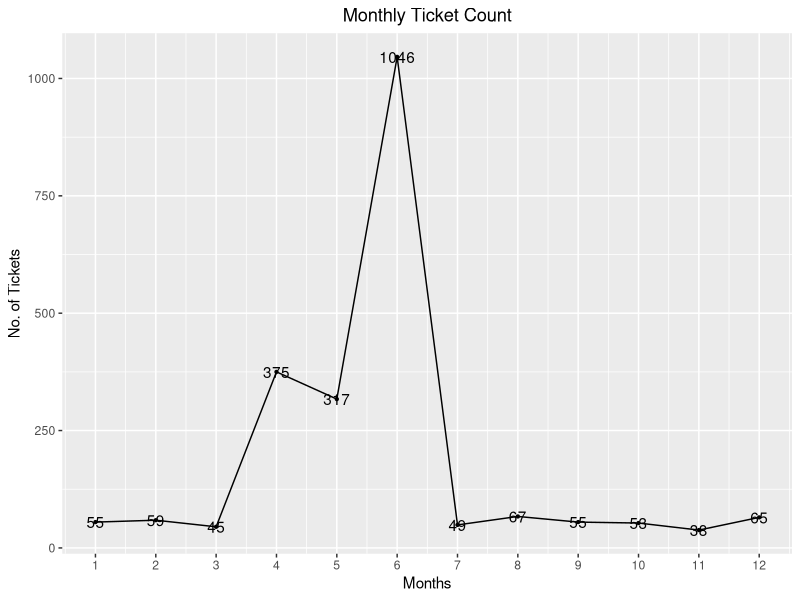
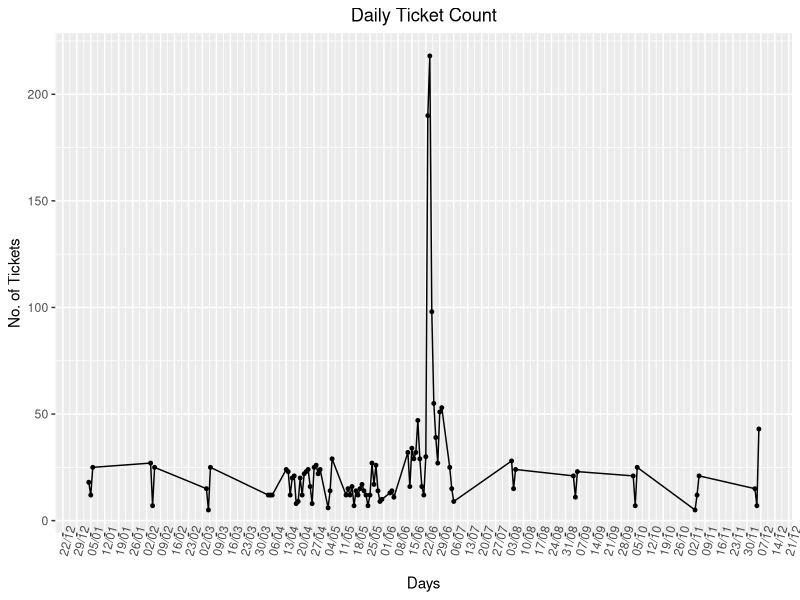
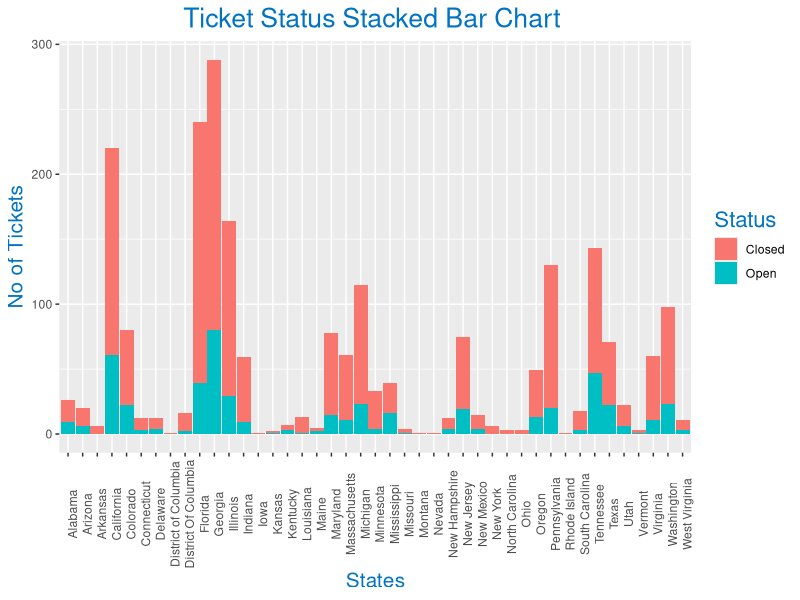
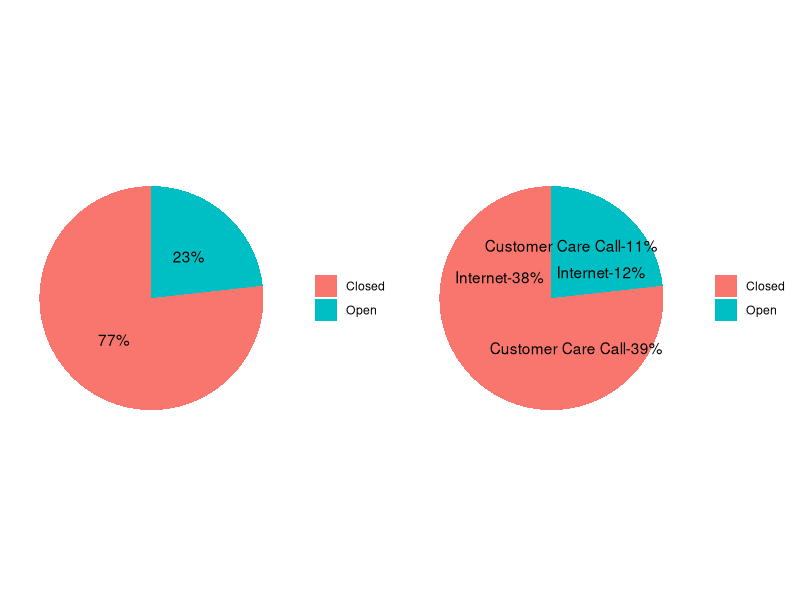

Here is the R script that generated these plots, in order:
install.packages("stringi")
install.packages("lubridate")
install.packages("dplyr")
install.packages("ggplot2")
install.packages("ggpubr")

library(stringi)
library(lubridate)
library(dplyr)
library(ggplot2)
library(ggpubr)

# Loading Dataset:
comcast_data<- read.csv("Comcast_telecom_complaints_data.csv",header = TRUE)

head(comcast_data)

#Manipulating column names
names(comcast_data)<- stri_replace_all(regex =  "\\.",replacement = "",str =names(comcast_data))
head(comcast_data)

# Now data is loaded into R, now its available to process further. .   Finding NAs in Dataset
na_vector <- is.na(comcast_data)
length(na_vector[na_vector==T])

# This shows that there is no missing values in dataset,so now data is tidy and available to process further or do EDA based on requirment. . Processing Date.
comcast_data$Date<- dmy(comcast_data$Date)

# Extracting Monthly and Daily Ticket Count.
monthly_count<- summarise(group_by(comcast_data,Month =as.integer(month(Date))),Count = n())
daily_count<- summarise(group_by(comcast_data,Date),Count =n())
monthly_count<-arrange(monthly_count,Month)

# Comparing Monthly and Daily Complaints
ggplot(data = monthly_count,aes(Month,Count,label = Count))+
  geom_line()+
  geom_point(size = 0.8)+
  geom_text()+        scale_x_continuous(breaks = monthly_count$Month)+
  labs(title = "Monthly Ticket Count",x= "Months",y ="No. of Tickets")+
  theme(plot.title = element_text(hjust = 0.5))

# As we can see that in the month of April,May the tickets are increses but in the month  of June it increases drastically, so there might be some reason for which they received high amount of tickets.

ggplot(data = daily_count,aes(as.POSIXct(Date),Count))+
  geom_line()+
  geom_point(size = 1)+
  scale_x_datetime(breaks = "1 weeks",date_labels = "%d/%m")+
  labs(title = "Daily Ticket Count",x= "Days",y ="No. of Tickets")+
  theme(axis.text.x = element_text(angle = 75),
        plot.title = element_text(hjust = 0.5))

# And with the help of above daily chart of tickets we can observe that in second half of
# June month we received more tickets with respect to normal days
# Complaint Type Processing
network_tickets<- contains(comcast_data$CustomerComplaint,match = 'network',ignore.case = T)
internet_tickets<- contains(comcast_data$CustomerComplaint,match = 'internet',ignore.case = T)
billing_tickets<- contains(comcast_data$CustomerComplaint,match = 'bill',ignore.case = T)
email_tickets<- contains(comcast_data$CustomerComplaint,match = 'email',ignore.case = T)
charges_ticket<- contains(comcast_data$CustomerComplaint,match = 'charge',ignore.case = T)
comcast_data$ComplaintType[internet_tickets]<- "Internet"
comcast_data$ComplaintType[network_tickets]<- "Network"
comcast_data$ComplaintType[billing_tickets]<- "Billing"
comcast_data$ComplaintType[email_tickets]<- "Email"
comcast_data$ComplaintType[charges_ticket]<- "Charges"
comcast_data$ComplaintType[-c(internet_tickets,network_tickets,billing_tickets,charges_ticket,email_tickets)]<- "Others"
table(comcast_data$ComplaintType)

# As we can observe that there are some complaints from different-different categories and we combined them into one, i.e.- others. So most of the complaints are related to Internet issue. . Creating new Variable ComplaintStatus with values Open and Closed.
open_complaints<- (comcast_data$Status == "Open"| comcast_data$Status =="Pending")
closed_complaints<-(comcast_data$Status == "Closed"| comcast_data$Status =="Solved")
comcast_data$ComplaintStatus[ open_complaints]<-"Open" 
comcast_data$ComplaintStatus[closed_complaints]<- "Closed"

# Creating Stacked barchart for complaints based on State and Status.
comcast_data<- group_by(comcast_data,State,ComplaintStatus)
chart_data<- summarise(comcast_data,Count = n())
ggplot(as.data.frame(chart_data), mapping = aes(State,Count))+
  geom_col(aes(fill = ComplaintStatus),width = 0.95)+
  theme(axis.text.x = element_text(angle = 90),
        axis.title.y = element_text(size = 15),
        axis.title.x = element_text(size = 15),
        title = element_text(size = 16,colour = "#0073C2FF"),
        plot.title = element_text(hjust =  0.5))+
  labs(title = "Ticket Status Stacked Bar Chart ",
       x = "States",y = "No of Tickets",
       fill= "Status")

# Now it`s clearly shown that the highest number of complaints recorded from the state Georgia and the second highest number of complaints recorded from the state Florida. . Finding State which has Highest number of Unresolved Tickets.
chart_data%>%
  filter(ComplaintStatus == "Open")->
  open_complaints
open_complaints[open_complaints$Count == max(open_complaints$Count),c(1,3)]

# As we can observe that State Georgia has maximum number of unresolved tickets and these ticket count is 80. . Calculating Resolution Percentage based on Total and Catagory .
resolved_data <- group_by(comcast_data,ComplaintStatus)
total_resloved<- summarise(resolved_data ,percentage =(n()/nrow(resolved_data))) 
resolved_data <- group_by(comcast_data,ReceivedVia,ComplaintStatus)
Category_resloved<- summarise(resolved_data ,percentage =(n()/nrow(resolved_data)))

# Ploting Pie Chart for Total Resolved Vs Category Resolved
par(mfrow = c(1,2))
total<-ggplot(total_resloved,
              aes(x= "",y =percentage,fill = ComplaintStatus))+
  geom_bar(stat = "identity",width = 1)+
  coord_polar("y",start = 0)+
  geom_text(aes(label = paste0(round(percentage*100),"%")),
            position = position_stack(vjust = 0.5))+
  labs(x = NULL,y = NULL,fill = NULL)+
  theme_classic()+theme(axis.line = element_blank(),
                        axis.text = element_blank(),
                        axis.ticks = element_blank())
# Pie Chart for Category wise Ticket Status
category<-ggplot(Category_resloved,
                 aes(x= "",y =percentage,fill = ComplaintStatus))+
  geom_bar(stat = "identity",width = 1)+
  coord_polar("y",start = 0)+
  geom_text(aes(label = paste0(ReceivedVia,"-",round(percentage*100),"%")),                position = position_stack(vjust = 0.5))+
  labs(x = NULL,y = NULL,fill = NULL)+
  theme_classic()+theme(axis.line = element_blank(),
                        axis.text = element_blank(),
                        axis.ticks = element_blank())
ggarrange(total, category, nrow = 1, ncol = 2)
